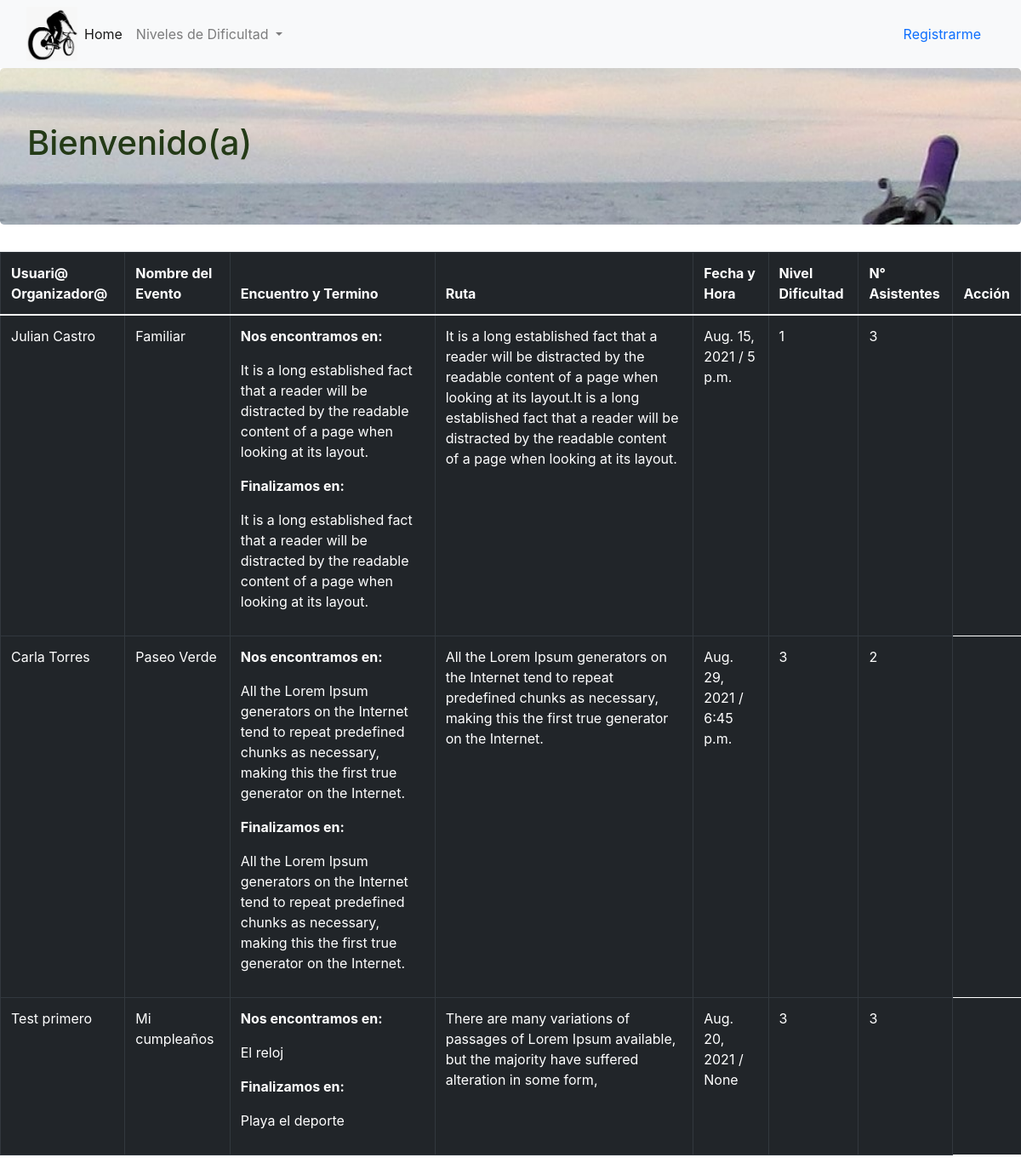
The app's page /, older data.
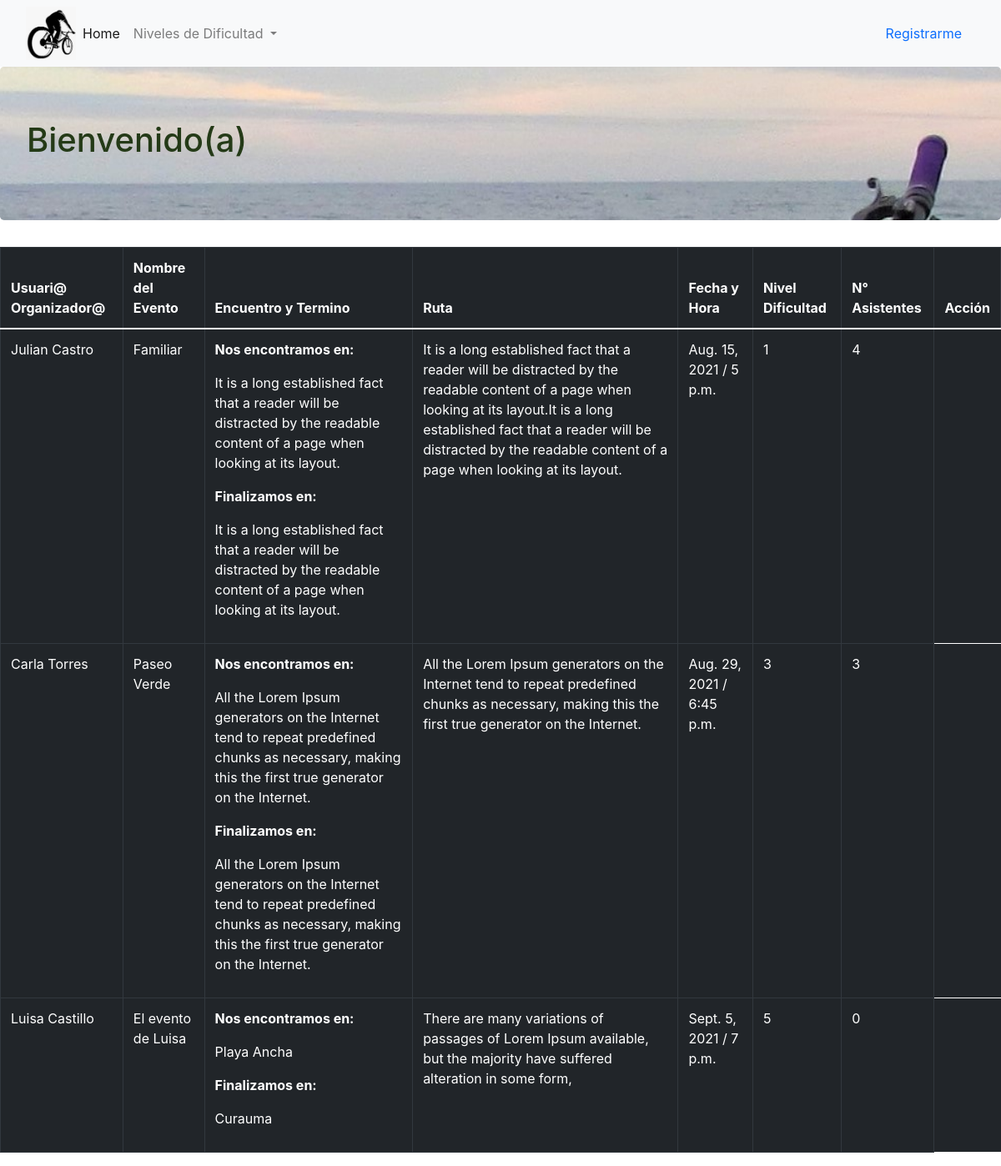
The same page, newer data.
### bici_app/models.py (models this page shows, shortened)
class Evento(models.Model):
    nombre=models.CharField(max_length=45, null=True)
    creador=models.ForeignKey(User, related_name="user_creador", on_delete=CASCADE)
    encuentro=models.TextField(null=True)
    termino=models.TextField(null=True)
    ruta=models.TextField(null=True)
    fecha=models.DateField(null=True, blank=True)
    hora=models.TimeField(null=True, blank=True)
    dificultad=models.IntegerField(null=True)
    users_add_evento=models.ManyToManyField(User, related_name="user_eventos")
    objects = EventoManager()

class User(models.Model):
    first_name= models.CharField(max_length=45)
    last_name = models.CharField(max_length=45)
    email = models.EmailField(max_length=45)
    password = models.CharField(max_length=60)
    created_at = models.DateTimeField(auto_now_add=True)
    updated_at = models.DateTimeField(auto_now_add=True)
    objects = UserManager()

### bici_app/views.py (the view)
# urls.py: path('', views.cicletealo),
def cicletealo(request):
    if 'id' in request.session:
        user=User.objects.get(id=request.session['id'])
        eventos=Evento.objects.order_by('-id')
        if user:
            context={
                'user': f'{user.first_name} {user.last_name}',
                'eventos': eventos,
                'users':user
            }
            if request.method =='POST':
                errors = Evento.objects.evento_validator(request.POST)
                if len(errors) > 0:
                    for key, value in errors.items():
                        messages.error(request,value)
                    return redirect("/cicletealo")
                user_id=request.session['id']
                creador= User.objects.get(id=user_id)
                nombre=request.POST.get('nombre')
                print(nombre)
                encuentro=request.POST.get('encuentro')
                termino=request.POST.get('termino')
                ruta=request.POST.get('ruta')
                fecha=request.POST.get('fecha')
                hora=request.POST.get('hora')
                dificultad= request.POST.get('dificultad')
                new_evento=Evento.objects.create(nombre=nombre, creador=creador, encuentro=encuentro, termino=termino ,ruta=ruta, fecha=fecha, hora=hora, dificultad=dificultad)
                print(new_evento)
                return redirect("/cicletealo")
        return render(request, 'cicletealo.html', context)
    else:
        eventos=Evento.objects.all()
        context={
            'eventos': eventos,
        }
        return render(request, "cicletealo.html", context)

### bici_app/templates/cicletealo.html (shortened to what this page needs)
{% extends "base.html" %}
{% load static %}
{% block style%} <link rel="stylesheet" href="{% static 'css/cicletealo.css'%}">{% endblock %}
{% block content %}
     <div class="jumbotron"  style="background: url(static/img/foto_portada4.jpg)   no-repeat center center fixed; -webkit-background-size: cover; -moz-background-size: cover; -o-background-size: cover; background-size: cover;">
        <h1>Bienvenido(a)</h1>
      </div>
          <table class="table table-bordered table-dark">
            <thead>
              <tr>
                <th scope="col">Usuari@ Organizador@</th>
                <th scope="col">Nombre del Evento</th>
                <th scope="col">Encuentro y Termino</th>
                <th scope="col">Ruta</th>
                <th scope="col">Fecha y Hora</th>
                <th scope="col">Nivel Dificultad</th>
                <th scope="col">N° Asistentes</th>
                <th scope="col">Acción</th>
              </tr>
            </thead>
            <tbody>
            {% for evento in eventos %}
              <tr>
                <td>{{evento.creador.first_name}} {{evento.creador.last_name}}
                  </th></td>
                <td>{{evento.nombre}}</td>
                <td><p class="fw-bolder">Nos encontramos en:</p>
                    <p>{{evento.encuentro}}</p>
                    <p class="fw-bolder" >Finalizamos en:</p>
                    <p>{{evento.termino}}</p>
                </td>
                <td>{{evento.ruta}}</td>
                <td>{{evento.fecha}} / {{evento.hora}}</td>
                <td>{{evento.dificultad}}</td>
                <td>{{evento.users_add_evento.all | length}}</td>
              </tr>
            {% endfor %}
            </tbody>
          </table>
{%endblock%}

### bici_app/templates/base.html (shortened to what this page needs)
<!DOCTYPE html>
<html lang="en">
<head>
    <link rel="stylesheet" href="https://pro.fontawesome.com/releases/v5.10.0/css/all.css"/>
    <link href="https://cdn.jsdelivr.net/npm/bootstrap@5.0.2/dist/css/bootstrap.min.css" rel="stylesheet">
    <link rel="stylesheet" href="https://maxcdn.bootstrapcdn.com/bootstrap/4.0.0-beta.2/css/bootstrap.min.css">
    {% block style %}  {% endblock %}
</head>
<body>
    <div id= "content">
                <nav class="navbar navbar-expand-lg navbar-light bg-light">
                    <div class="container-fluid">
                      <img src='/static/img/icono2.jpg ' alt="" width="60">
                      <div class="collapse navbar-collapse" id="navbarNavDropdown">
                        <ul class="navbar-nav">
                          <li class="nav-item">
                            <a class="nav-link active" aria-current="page" href="/cicletealo">Home</a>
                          </li>
                          <li class="nav-item">
                            <li class="nav-item dropdown">
                              <a title=" 1= Dificultad Baja-Sin pendientes, camino de cemento, ruta corta.
2= Dificultad Media Baja, Sin pendientes, camino de cemento, ruta larga
3 = Dificultad Media-Algunas pendientes, cerro y cemento.
4= Dificultad Media Alta -Pendientes y caminos de tierra
5= Dificultad Alta- Muchas pendientes, camino en cerro."
                              class="nav-link dropdown-toggle" href="#" id="navbarDropdown"   aria-haspopup="true" aria-expanded="false">
                                Niveles de Dificultad
                              </a>
                            </li>
                        </ul>
                      </div>
                      {% if users %}
                      <a href="/logout">Log Out</a>
                      {%else%}
                      <a class="nav-link" href="/register">Registrarme</a>
                      {% endif %}
                    </div>
                  </nav>
        {% block content %}
        {% endblock%}
    </div>
</body>
</html>

### bici_app/static/css/cicletealo.css (style rules this page uses)
h1 { color: rgb(36, 58, 23); }

Row changes from the older to the newer data that the page shows:
removed Evento: creador.first_name "Test", creador.last_name "primero", nombre "Mi cumpleaños", encuentro "El reloj", termino "Playa el deporte", ruta "There are many variations of passages of Lorem Ipsum available, but the majority have suffered alteration in some form,", fecha "Aug. 20, 2021", hora "None", dificultad "3", users_add_evento.all|length "3"
computed for Evento "Familiar": users_add_evento.all|length "3" → "4"
computed for Evento "Paseo Verde": users_add_evento.all|length "2" → "3"
added Evento: creador.first_name "Luisa", creador.last_name "Castillo", nombre "El evento de Luisa", encuentro "Playa Ancha", termino "Curauma", ruta "There are many variations of passages of Lorem Ipsum available, but the majority have suffered alteration in some form,", fecha "Sept. 5, 2021", hora "7 p.m.", dificultad "5", users_add_evento.all|length "0"
